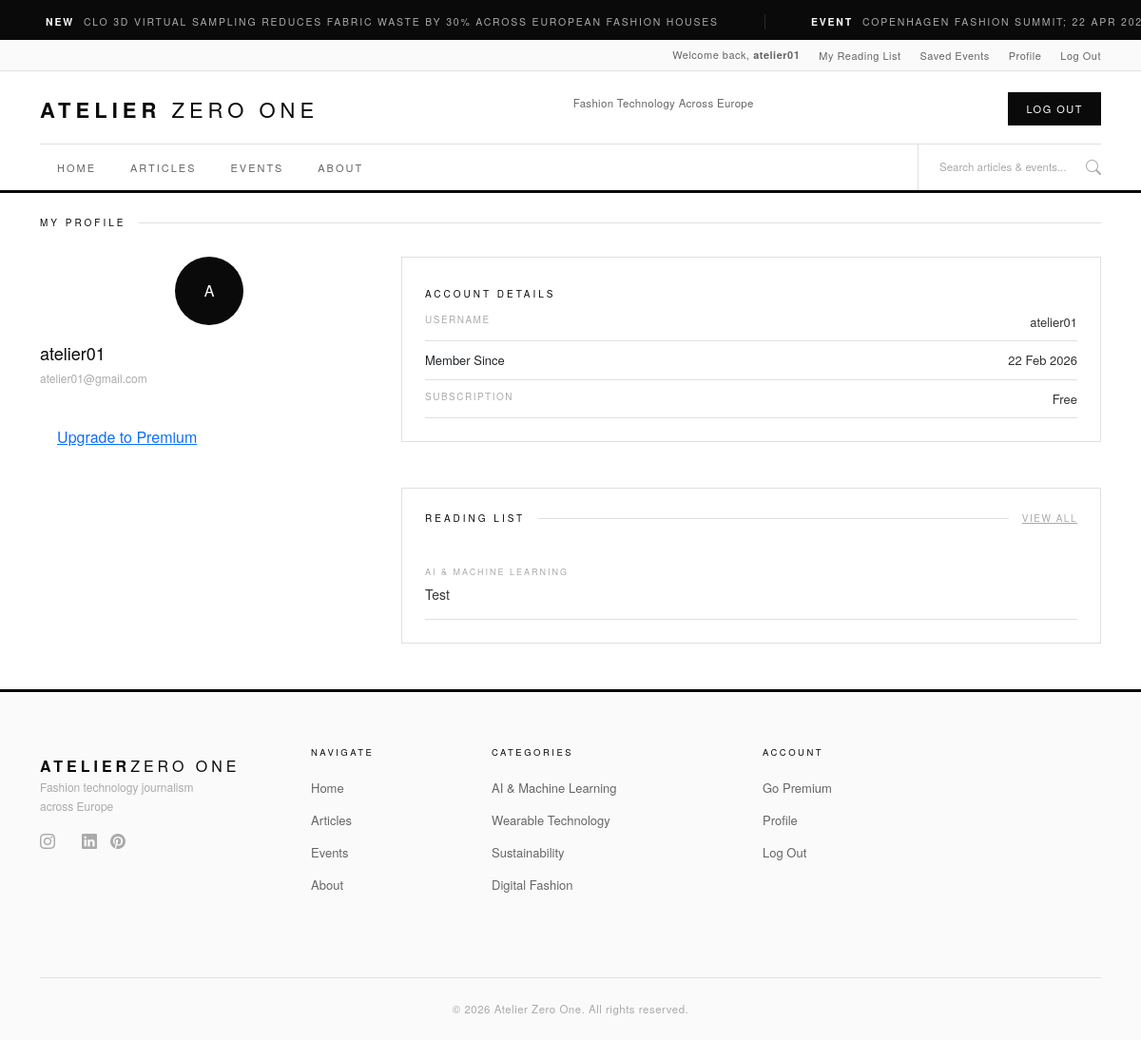
Page /user/ (signed in) on the earlier database version.
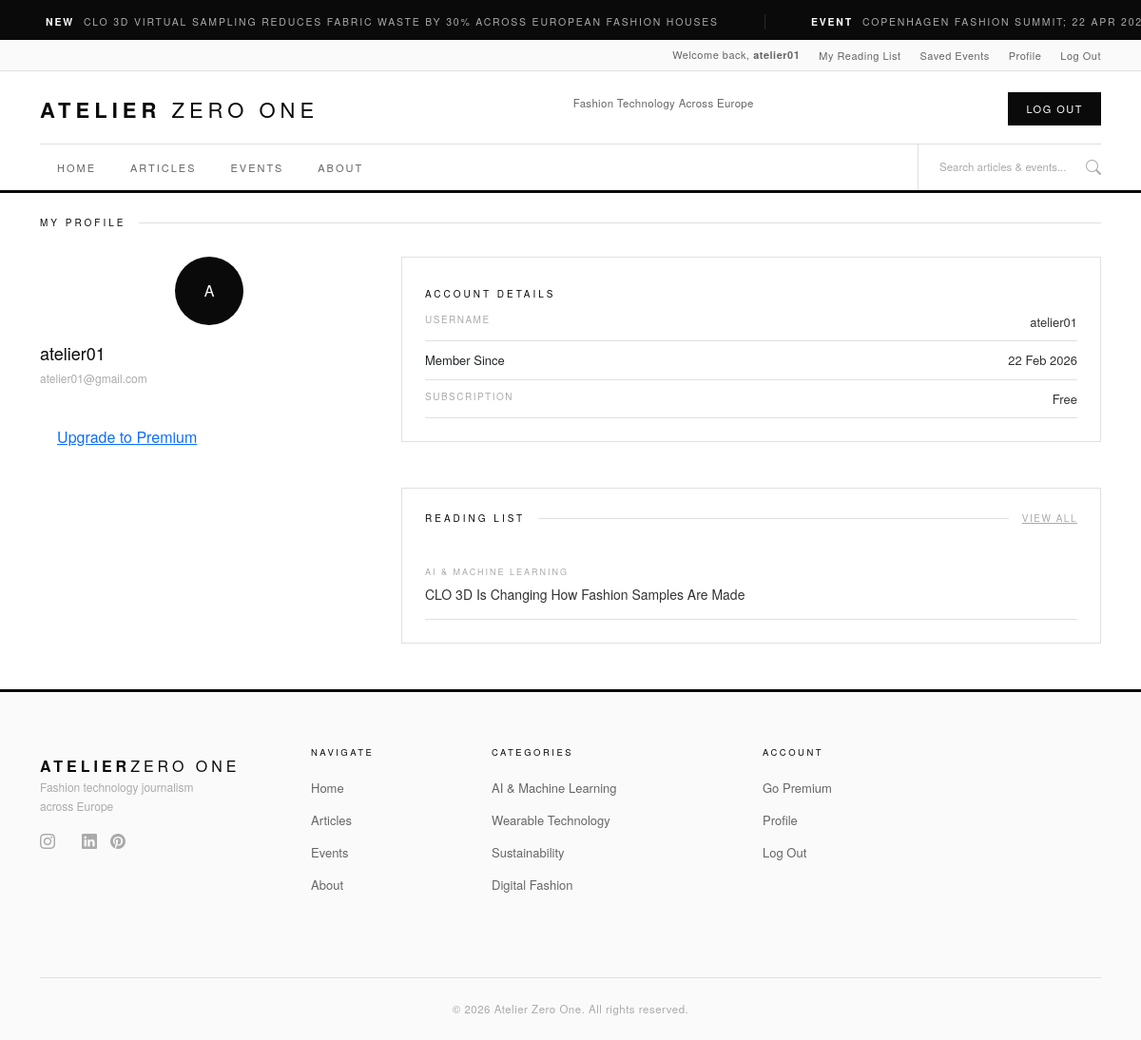
Same page on the later database version.
### accounts/models.py (models this page shows, shortened)
class UserProfile(models.Model):
    user = models.OneToOneField(
        User, on_delete=models.CASCADE, related_name='profile'
    )
    bio = models.TextField(blank=True)
    saved_articles = models.ManyToManyField(
        'articles.Article', blank=True, related_name='saved_by'
    )
    saved_events = models.ManyToManyField(
        'events.Event', blank=True, related_name='saved_by'
    )

### articles/models.py (models this page shows, shortened)
class Article(models.Model):
    title = models.CharField(max_length=200)
    slug = models.SlugField(unique=True)
    author = models.ForeignKey(
        User, on_delete=models.SET_NULL,
        null=True, blank=True, related_name='articles'
    )
    category = models.ForeignKey(
        Category, on_delete=models.SET_NULL,
        null=True, blank=True, related_name='articles'
    )
    body = models.TextField()
    excerpt = models.TextField(max_length=300, blank=True)
    image = CloudinaryField('image', blank=True, null=True)
    is_premium = models.BooleanField(default=False)
    is_published = models.BooleanField(default=False)
    published_at = models.DateTimeField(null=True, blank=True)
    created_at = models.DateTimeField(auto_now_add=True)
    updated_at = models.DateTimeField(auto_now=True)
    class Meta:
        ordering = ['-published_at']

class Category(models.Model):
    name = models.CharField(max_length=100)
    slug = models.SlugField(unique=True)
    description = models.TextField(blank=True)
    class Meta:
        verbose_name_plural = 'Categories'
        ordering = ['name']
    def __str__(self):
        return self.name

### accounts/views.py (the view)
# urls.py: path('', views.profile, name='profile'),
@login_required
def profile(request):
    profile = get_object_or_404(UserProfile, user=request.user)
    context = {
        'profile': profile,
    }
    return render(request, 'accounts/profile.html', context)

### accounts/templates/accounts/profile.html (shortened to what this page needs)
{% extends "base.html" %}
{% load static %}
{% block extra_css %}
<link rel="stylesheet" href="{% static 'css/accounts.css' %}">
{% endblock %}
{% block content %}
<div class="container mt-4">
    <div class="section-label-row">
        <span class="section-label">My Profile</span>
        <span class="section-rule"></span>
    </div>
    <div class="row">
        <div class="col-lg-4">
            <div class="profile-card">
                <div class="profile-avatar">
                    {{ profile.user.username|first|upper }}
                </div>
                <div class="profile-username">{{ profile.user.username }}</div>
                <div class="profile-email">{{ profile.user.email }}</div>
                {% if profile.user.subscriptions.status == 'active' %}
                <div class="profile-badge">Premium Member</div>
                {% else %}
                <a href="{% url 'subscriptions:subscription_page' %}" class="btn-gold mt-3" style="display:inline-block; padding: 9px 18px">Upgrade to Premium</a>
                {% endif %}
            </div>
        </div>
        <div class="col-lg-8">
            <div class="profile-section">
                <div c;ass="section-label-row">
                    <span class="section-label">Account Details</span>
                </div>
                <div class="profile-meta-item">
                    <span class="profile-meta-label">Username</span>
                    <span class="profile-meta-value">{{ profile.user.username }}</span>
                </div>
                <div class="profile-meta-item">
                    <span class="profile-mata-label">Member Since</span>
                    <span class="profile-meta-value">{{ profile.user.date_joined|date:"d M Y" }}</span>
                </div>
                <div class="profile-meta-item">
                    <soan class="profile-meta-label">Subscription</soan>
                    <span class="profile-meta-value">
                        {% if profile.user.subscription == 'active' %}
                        <span style="color: var(--gold)">Premium</span>
                        {% else %}
                        Free
                        {% endif %}
                    </span>
                </div>
            </div>
            <div class="profile-section mt-4">
                <div class="section-label-row">
                    <soan class="section-label">Reading List</soan>
                    <span class="section-rule"></span>
                    <a href="{% url 'accounts:reading_list' %}" class="section-more">View All</a>
                </div>
                {% if profile.saved_articles.all %}
                {% for article in profile.saved_articles.all|slice:":3" %}
                <div class="profile-saved-item">
                    <div class="profile-saved-cat">{{ article.category }}</div>
                    <div class="profile-saved-title">
                        <a href="{% url 'articles:article_detail' article.slug %}">{{ article.title }}</a>
                    </div>
                </div>
                {% endfor %}
                {% else %}
                <p class="no-content">No saved articles yet.</p>
                {% endif %}
            </div>
        </div>
    </div>
</div>
{% endblock %}

### templates/base.html (shortened to what this page needs)
{% load static %}
<!doctype html>
<html lang="en">
  <head>
    <link href="https://cdn.jsdelivr.net/npm/bootstrap@5.3.8/dist/css/bootstrap.min.css" rel="stylesheet">
    <link rel="stylesheet" href="https://cdn.jsdelivr.net/npm/bootstrap-icons@1.11.0/font/bootstrap-icons.css">
    <link rel="stylesheet" href="{% static 'css/base.css' %}">
    {% block extra_css %}{% endblock %}
  </head>
  <body>
    {% include 'includes/ticker.html' %}
    {% if user.is_authenticated %}
        {% include 'includes/user_bar.html' %}
    {% endif %}
    {% include 'includes/navbar.html' %}
    <main>
        {% block content %}{% endblock %}
    </main>
   {% include 'includes/footer.html' %}
  </body>
</html>

### templates/includes/ticker.html (shortened to what this page needs)
<div class="ticker">
    <div class="ticker-track">
        <span class="ticker-item"><strong>New</strong>CLO 3D virtual sampling reduces fabric waste by 30% across European fashion houses</span>
        <span class="ticker-item"><strong>Event</strong>Copenhagen Fashion Summit; 22 Apr 2026 . Copenhagen, Denmark</span>
    </div>
</div>

### templates/includes/user_bar.html
{% load static %}
<div class="user-bar d-none d-md-block">
    <div class="container user-bar-inner">
        <span>Welcome back, <strong>{{ user.username }}</strong></span>
        <a href="{% url 'accounts:reading_list' %}">My Reading List</a>
        <a href="{% url 'accounts:saved_events' %}">Saved Events</a>
        <a href="{% url 'accounts:profile' %}">Profile</a>
        <a href="{% url 'account_logout' %}">Log Out</a>
    </div>
</div>

### templates/includes/navbar.html (shortened to what this page needs)
{% load static %}
<header class="masthead">
    <div class="container">
        <div class="masthead-top">
            <a href="{% url 'home' %}" class="brand">
                <strong>Atelier</strong> Zero One
            </a>
            <div class="masthead-centre d-none d-md-block">
                <p class="masthead-tagline">Fashion Technology Across Europe</p>
            </div>
            <div class="masthead-actions">
                {% if user.is_authenticated %}
                    <a href="{% url 'account_logout' %}" class="btn-dark-custom">Log Out</a>
                {% else %}
                <a href="{% url 'account_login' %}" class="btn-dark-custom">Log In</a>
                <a href="{% url 'account_signup' %}" class="btn-dark-custom">Register</a>
                {% endif %}
            </div>
        </div>
        <nav class="primary-nav" aria-label="Main navigation">
            <ul class="nav-links">
                <li><a href="{% url 'home' %}">Home</a></li>
                <li><a href="{% url 'articles:article_list' %}">Articles</a></li>
                <li><a href="{% url 'events:event_list' %}">Events</a></li>
                <li><a href="#">About</a></li>
            </ul>
            <div class="nav-right">
                <form method="GET" action="#" class="nav-search" role="search">
                    <input
                        type="text"
                        name="q"
                        placeholder="Search articles &amp; events..."
                        aria-label="Search"
                    >
                    <button type="submit" class="search-btn" aria-label="Submit search">
                        <i class="bi bi-search"></i>
                    </button>
                </form>
            </div>
        </nav>
    </div>
</header>

### templates/includes/footer.html (shortened to what this page needs)
{% load static %}
<footer>
    <div class="container">
        <div class="row g-4">
            <div class="col-md-3 mb-4">
                <div class="footer-brand"><strong>Atelier</strong>Zero One</div>
                <p class="footer-tagline">Fashion technology journalism across Europe</p>
        <div class="footer-social mt-3">
            <a href="#" class="footer-social-link" aria-label="Instagram"><i  class="bi bi-instagram"></i></a>
            <a href="#" class="footer-social-link" aria-label="LinkedIn"><i  class="bi bi-linkedin"></i></a>
            <a href="#" class="footer-social-link" aria-label="Pinterest"><i  class="bi bi-pinterest"></i></a>
        </div>
    </div>
        <div class="col-md-2 mb-4">
            <div class="footer-col-title">Navigate</div>
            <ul class="footer-links">
                <li><a href="{% url 'home' %}">Home</a></li>
                <li><a href="{% url 'articles:article_list' %}">Articles</a></li>
                <li><a href="{% url 'events:event_list' %}">Events</a></li>
                <li><a href="#">About</a></li>
            </ul>
        </div>
        <div class="col-md-3 mb-4">
            <div class="footer-col-title">Categories</div>
            <ul class="footer-links">
                <li><a href="#">AI & Machine Learning</a></li>
                <li><a href="#">Wearable Technology</a></li>
                <li><a href="#">Sustainability</a></li>
                <li><a href="#">Digital Fashion</a></li>
            </ul>
        </div>
        <div class="col-md-2 mb-4">
            <div class="footer-col-title">Account</div>
            <ul class="footer-links">
                <li><a href="{% url 'subscriptions:subscription_page' %}">Go Premium</a></li>
                {% if user.is_authenticated %}
                    <li><a href="#">Profile</a></li>
                    <li><a href="{% url 'account_logout' %}">Log Out</a></li>
                {% else %}
                    <li><a href="{% url 'account_signup' %}">Register</a></li>
                    <li><a href="{% url 'account_login' %}">Log In</a></li>
                {% endif %}
            </ul>
        </div>
    </div>
        <div class="footer-bottom">
            &copy; 2026 Atelier Zero One. All rights reserved.
        </div>
    </div>
</footer>

### static/css/accounts.css (style rules this page uses)
.profile-avatar { width: 72px; height: 72px; background: var(--black); color: var(--white); border-radius: 50%; display: flex; align-items: center; justify-content: center; font-size: 300; margin: 0 auto 16px; }
.profile-username { font-size: 18px; font-weight: 400; color: var(--black); margin-bottom: 4px; }
.profile-email { font-size: 12px; color: var(--grey-400); margin-bottom: 16px; }
.profile-section { border: 1px solid var(--border); padding: 24px; margin-bottom: 48px; }
.profile-meta-item { display: flex; justify-content: space-between; padding: 10px 0; border-bottom: 1px solid var(--border); font-size: 13px; }
.profile-meta-label { font-size: 10px; letter-spacing: 1.5px; text-transform: uppercase; color: var(--grey-400); }
.profile-meta-value { color: var(--grey-800); }
.profile-saved-item { padding: 14px 0; border-bottom: 1px solid var(--border); }
.profile-saved-cat { font-size: 9px; letter-spacing: 2px; text-transform: uppercase; color: var(--grey-400); margin-bottom: 4px; }
.profile-saved-title a { font-size: 14px; color: var(--grey-800); text-decoration: none; transition: color 0.2s; }

Differences in the rows shown:
changed Article "AI & MACHINE LEARNING": title "Test" → "CLO 3D Is Changing How Fashion Samples Are Made"
